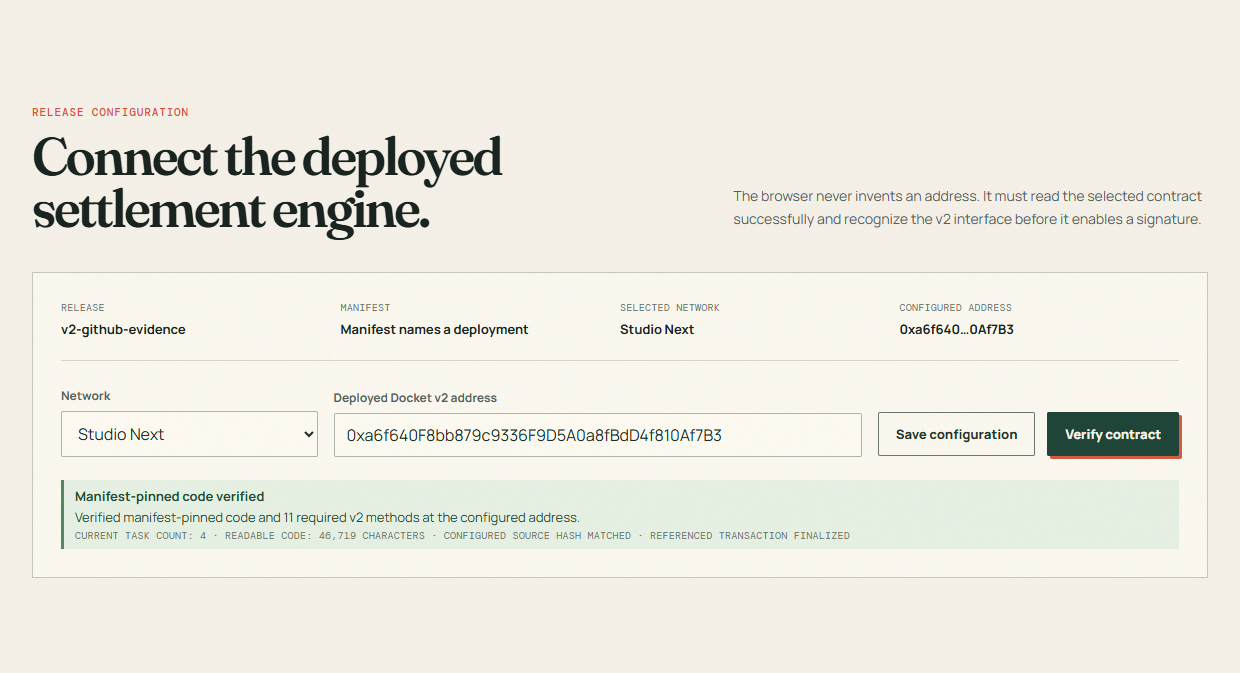
#> input picture demo-production/captures/verified-release.png, 1240 x 673 px; its folder holds 5 pictures in this run
$ python render_frames.py
#> lines starting #> are read from the running program, lines starting #| are printed output that depends on the picture; after the words box and inside, x2 and y2 are one past the last pixel; in counts of white or black regions, pixels touching at a corner belong together
from pathlib import Path
from PIL import Image, ImageDraw, ImageFont, ImageFilter

ROOT = Path(__file__).parent
CAPTURES = ROOT / "captures"
SCENES = ROOT / "scenes"
SCENES.mkdir(exist_ok=True)

W, H = 1920, 1080
CREAM = "#f2eee4"
GREEN = "#0f3d2e"
DEEP = "#08271f"
MINT = "#9ed6a5"
CORAL = "#e45b42"
INK = "#15231d"
MUTED = "#9aac9f"
SERIF = Path(r"C:\Windows\Fonts\georgiab.ttf")
SANS = Path(r"C:\Windows\Fonts\arial.ttf")
MONO = Path(r"C:\Windows\Fonts\consola.ttf")


def font(path, size):
    return ImageFont.truetype(str(path), size)


def wrap(draw, text, fnt, max_width):
    words = text.split()
    lines, line = [], ""
    for word in words:
        candidate = f"{line} {word}".strip()
        if draw.textbbox((0, 0), candidate, font=fnt)[2] <= max_width:
            line = candidate
        else:
            if line:
                lines.append(line)
            line = word
    if line:
        lines.append(line)
    return lines


def base(light=False):
    im = Image.new("RGB", (W, H), CREAM if light else DEEP)
    draw = ImageDraw.Draw(im)
    draw.rectangle((0, 0, W, 12), fill=CORAL)
    draw.text((72, 48), "DOCKET", font=font(MONO, 28), fill=CORAL if light else MINT)
    draw.text((W - 320, 51), "ONCHAIN JUSTICE", font=font(MONO, 19), fill="#687b70" if light else MUTED)
    return im


def label(draw, text, x=72, y=145, light=False):
    draw.text((x, y), text.upper(), font=font(MONO, 22), fill=CORAL if light else MINT)


def title(draw, text, x, y, width, size=64, color=CREAM, spacing=8):
    fnt = font(SERIF, size)
    lines = wrap(draw, text, fnt, width)
    line_h = size + spacing
    for index, line in enumerate(lines):
        draw.text((x, y + index * line_h), line, font=fnt, fill=color)
    return y + len(lines) * line_h


def subtitle(draw, text, x, y, width, color=MUTED, size=28):
    fnt = font(SANS, size)
    for index, line in enumerate(wrap(draw, text, fnt, width)):
        draw.text((x, y + index * (size + 12)), line, font=fnt, fill=color)


def place_capture(im, name, box, shadow=True):
    shot = Image.open(CAPTURES / name).convert("RGB")
    max_w, max_h = box[2] - box[0], box[3] - box[1]
    shot.thumbnail((max_w, max_h), Image.Resampling.LANCZOS)
    x = box[0] + (max_w - shot.width) // 2
    y = box[1] + (max_h - shot.height) // 2
    if shadow:
        mask = Image.new("L", (shot.width + 50, shot.height + 50), 0)
        ImageDraw.Draw(mask).rounded_rectangle((18, 18, shot.width + 32, shot.height + 32), 18, fill=180)
        blur = mask.filter(ImageFilter.GaussianBlur(18))
        shade = Image.new("RGB", mask.size, "#000000")
        im.paste(shade, (x - 25, y - 15), blur)
    im.paste(shot, (x, y))


def save(im, number):
    im.save(SCENES / f"scene-{number:02}.png", quality=95)


im = base()
d = ImageDraw.Draw(im)
label(d, "The settlement problem")
d.text((72, 225), "70%", font=font(SERIF, 220), fill=MINT)
title(d, "of the agreement shipped.", 650, 255, 1100, 74)
subtitle(d, "Should escrow pay 0% or 100%?", 655, 470, 1000, CREAM, 42)
d.rounded_rectangle((650, 610, 1670, 710), 18, outline="#315f50", width=3)
d.rectangle((650, 610, 1364, 710), fill=MINT)
d.rectangle((1364, 610, 1670, 710), fill=CORAL)
d.text((650, 755), "The missing 30% still matters.", font=font(MONO, 24), fill=MUTED)
save(im, 1)

im = base(light=True)
d = ImageDraw.Draw(im)
label(d, "Verified deployment", light=True)
title(d, "A live settlement engine.", 72, 190, 640, 62, INK)
subtitle(d, "Studio Next · source hash matched · 11 required methods · four recorded cases", 76, 360, 650, "#53635a", 27)
place_capture(im, "verified-release.png", (760, 130, 1840, 970))
#> in place_capture, shot is the input picture: PIL image 1240x673 RGB; mean R, G, B 236.8, 235.1, 226
#> in place_capture, `mask = Image.new("L", (shot.width + 50, shot.height + 50), 0)`: mask: PIL image 1130x636 L; every value is 0
#> in place_capture, `ImageDraw.Draw(mask).rounded_rectangle((18, 18, shot.width + 32, shot...`:
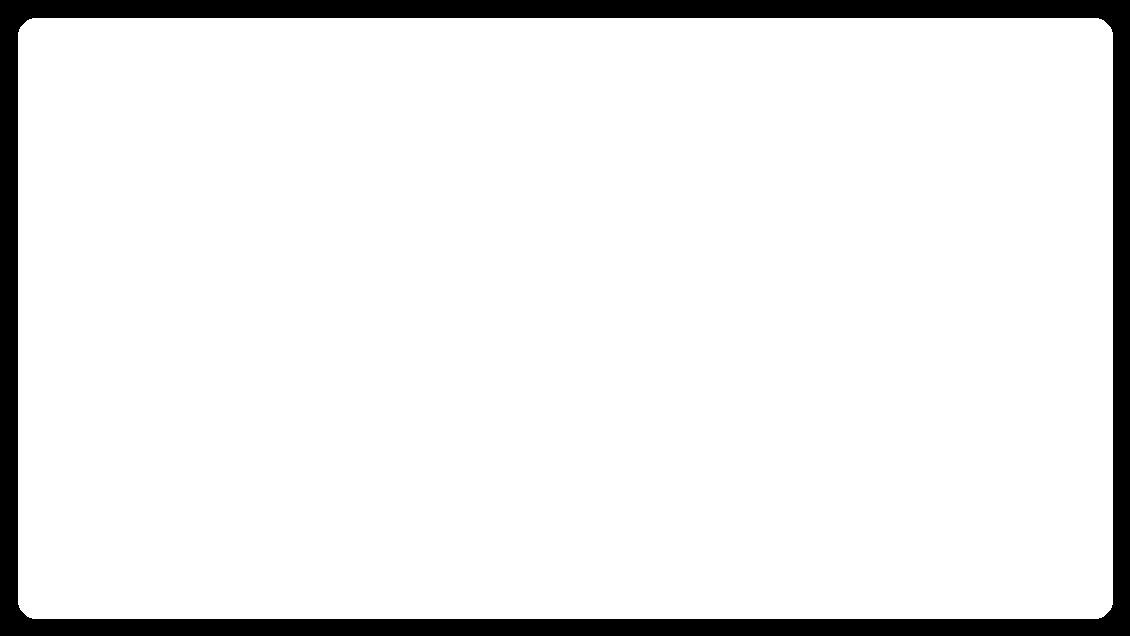
#> mask: PIL image 1130x636 L; values 0 (black) and 180 (white), 91.5% white; 1 black region, box (x1, y1, x2, y2) and area: (0, 0, 1130, 636) 60881
#> in place_capture, `shade = Image.new("RGB", mask.size, "#000000")`: shade: PIL image 1130x636 RGB; every value is 0
save(im, 2)

im = base()
d = ImageDraw.Draw(im)
label(d, "Terms before review")
title(d, "One GEN. Three weighted criteria.", 72, 205, 760, 70)
subtitle(d, "The requester froze the checklist before delivery. The worker submitted a public PR, exact commit, and successful Actions run.", 76, 430, 680, CREAM, 30)
place_capture(im, "dispute-overview.png", (800, 180, 1800, 470))
#> call 2 of place_capture, with name = 'dispute-overview.png', box = (800, 180, 1800, 470), shadow = True
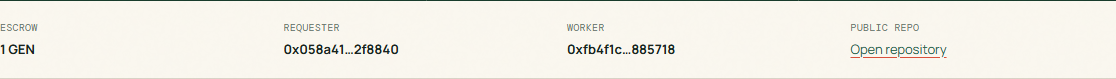
#> input picture demo-production/captures/dispute-overview.png, 1116 x 79 px
#> in place_capture, shot is the input picture: PIL image 1116x79 RGB; mean R, G, B 242.5, 240.2, 232
#> in place_capture (call 2), `mask = Image.new("L", (shot.width + 50, shot.height + 50), 0)`: mask: PIL image 1050x121 L; every value is 0
#> in place_capture (call 2), `ImageDraw.Draw(mask).rounded_rectangle((18, 18, shot.width + 32, shot...`: mask: PIL image 1050x121 L; values 0 (black) and 180 (white), 68.5% white; 1 black region, box (x1, y1, x2, y2) and area: (0, 0, 1050, 121) 40056
#> in place_capture (call 2), `shade = Image.new("RGB", mask.size, "#000000")`: shade: PIL image 1050x121 RGB; every value is 0
d.rounded_rectangle((820, 570, 1780, 825), 20, fill=GREEN, outline="#2e6a55", width=2)
d.text((875, 620), "docket.yml", font=font(MONO, 34), fill=MINT)
d.text((1210, 620), "PR + commit", font=font(MONO, 34), fill=CREAM)
d.text((1510, 620), "CI run", font=font(MONO, 34), fill=CREAM)
d.line((1040, 700, 1170, 700), fill=CORAL, width=5)
d.line((1420, 700, 1480, 700), fill=CORAL, width=5)
d.text((875, 750), "Bound into one public evidence record", font=font(SANS, 28), fill=MUTED)
save(im, 3)

im = base()
d = ImageDraw.Draw(im)
label(d, "Validator result")
title(d, "Two passed. One failed.", 72, 185, 760, 76)
subtitle(d, "GenLayer validators independently fetched the public evidence and evaluated each frozen criterion.", 76, 390, 690, CREAM, 30)
place_capture(im, "dispute-review.png", (790, 120, 1860, 1010))
#> call 3 of place_capture, with name = 'dispute-review.png', box = (790, 120, 1860, 1010), shadow = True
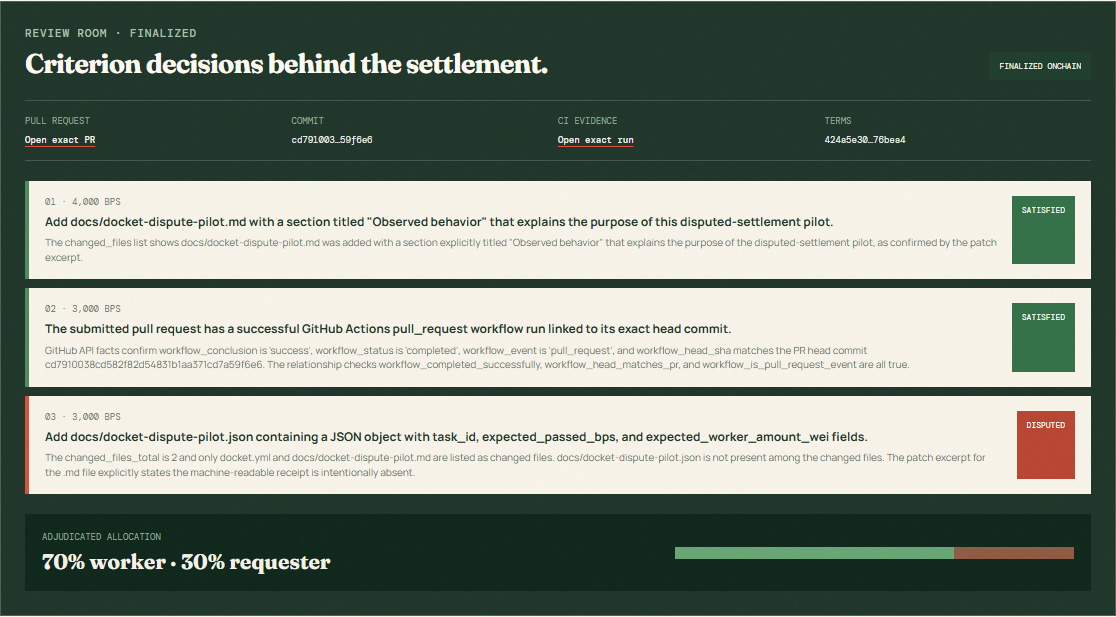
#> input picture demo-production/captures/dispute-review.png, 1116 x 617 px
#> in place_capture, shot is the input picture: PIL image 1116x617 RGB; mean R, G, B 126.5, 137, 125.3
#> in place_capture (call 3), `mask = Image.new("L", (shot.width + 50, shot.height + 50), 0)`: mask: PIL image 1120x642 L; every value is 0
#> in place_capture (call 3), `ImageDraw.Draw(mask).rounded_rectangle((18, 18, shot.width + 32, shot...`: mask: PIL image 1120x642 L; values 0 (black) and 180 (white), 91.6% white; 1 black region, box (x1, y1, x2, y2) and area: (0, 0, 1120, 642) 60741
#> in place_capture (call 3), `shade = Image.new("RGB", mask.size, "#000000")`: shade: PIL image 1120x642 RGB; every value is 0
d.text((75, 700), "PASS", font=font(MONO, 40), fill=MINT)
d.text((260, 700), "PASS", font=font(MONO, 40), fill=MINT)
d.text((445, 700), "FAIL", font=font(MONO, 40), fill=CORAL)
save(im, 4)

im = base()
d = ImageDraw.Draw(im)
label(d, "Onchain settlement")
title(d, "The verdict became the payout.", 72, 190, 780, 74)
subtitle(d, "0.7 GEN to the worker. 0.3 GEN returned to the requester. Finalized transaction. Zero contract balance.", 76, 410, 690, CREAM, 30)
place_capture(im, "dispute-resolution.png", (810, 180, 1840, 820))
#> call 4 of place_capture, with name = 'dispute-resolution.png', box = (810, 180, 1840, 820), shadow = True
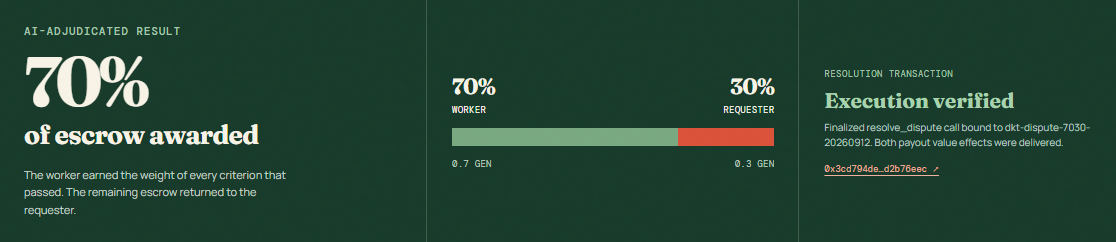
#> input picture demo-production/captures/dispute-resolution.png, 1116 x 242 px
#> in place_capture, shot is the input picture: PIL image 1116x242 RGB; mean R, G, B 35, 68, 51.5
#> in place_capture (call 4), `mask = Image.new("L", (shot.width + 50, shot.height + 50), 0)`: mask: PIL image 1080x273 L; every value is 0
#> in place_capture (call 4), `ImageDraw.Draw(mask).rounded_rectangle((18, 18, shot.width + 32, shot...`: mask: PIL image 1080x273 L; values 0 (black) and 180 (white), 84.3% white; 1 black region, box (x1, y1, x2, y2) and area: (0, 0, 1080, 273) 46426
#> in place_capture (call 4), `blur = mask.filter(ImageFilter.GaussianBlur(18))`:
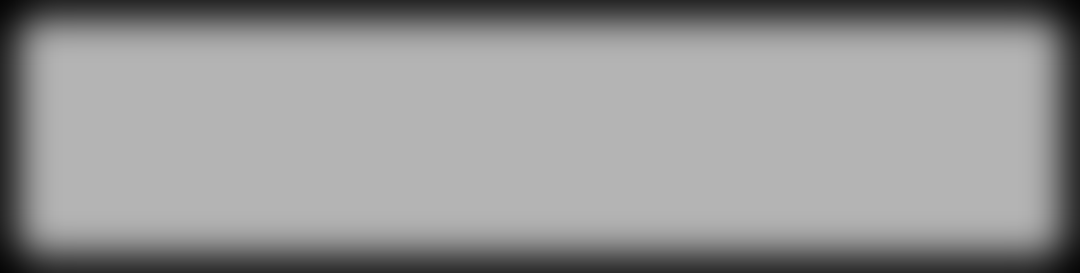
#> blur: PIL image 1080x273 L; min 6, max 180, mean 149.9
#> in place_capture (call 4), `shade = Image.new("RGB", mask.size, "#000000")`: shade: PIL image 1080x273 RGB; every value is 0
d.text((840, 850), "FINALIZED · FINISHED_WITH_RETURN", font=font(MONO, 23), fill=MINT)
save(im, 5)
#> in save (call 5), `im.save(SCENES / f"scene-{number:02}.png", quality=95)`:
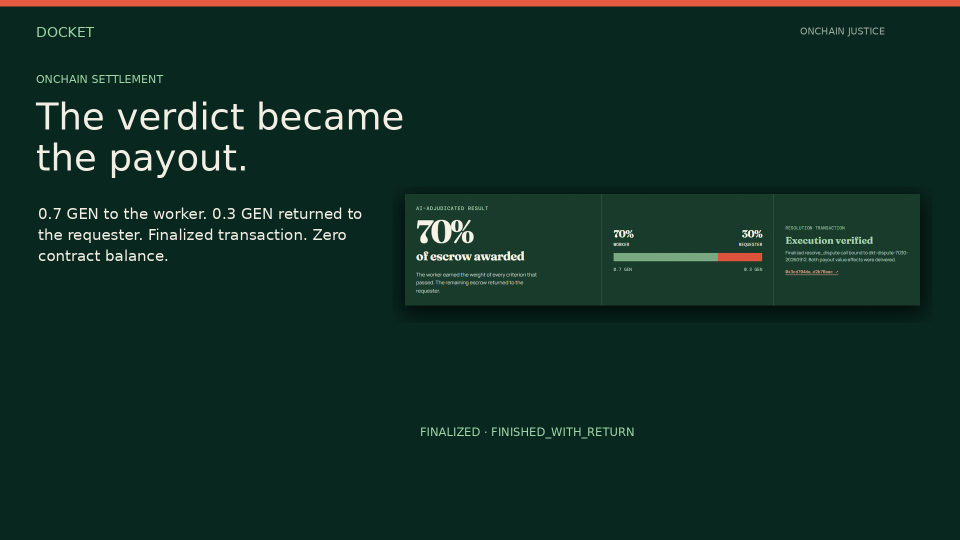
#> saved as scene-05.png: PIL image 1920x1080 RGB (shown at 1/2 size); mean R, G, B 16.9, 45.4, 36.2

im = base(light=True)
d = ImageDraw.Draw(im)
label(d, "Why GenLayer", light=True)
title(d, "Evidence in. Weighted payment out.", 72, 180, 1100, 68, INK)
nodes = [(100, 520, 500, 700, "PUBLIC GITHUB", "PR · COMMIT · CI"), (760, 520, 1160, 700, "GENLAYER", "CRITERION VERDICTS"), (1420, 520, 1820, 700, "CONTRACT", "DETERMINISTIC SPLIT")]
for x1, y1, x2, y2, top, bottom in nodes:
    d.rounded_rectangle((x1, y1, x2, y2), 18, fill="#fffaf0", outline="#b8c1b9", width=3)
    d.text((x1 + 35, y1 + 35), top, font=font(MONO, 25), fill=CORAL)
    d.text((x1 + 35, y1 + 100), bottom, font=font(SANS, 25), fill=INK)
for start, end in [((525, 610), (730, 610)), ((1185, 610), (1390, 610))]:
    d.line((*start, *end), fill=GREEN, width=8)
    d.polygon([(end[0], end[1]), (end[0] - 24, end[1] - 14), (end[0] - 24, end[1] + 14)], fill=GREEN)
subtitle(d, "Validators judge the evidence. The contract owns state and arithmetic.", 420, 810, 1100, "#53635a", 32)
save(im, 6)
#> in save (call 6), `im.save(SCENES / f"scene-{number:02}.png", quality=95)`:
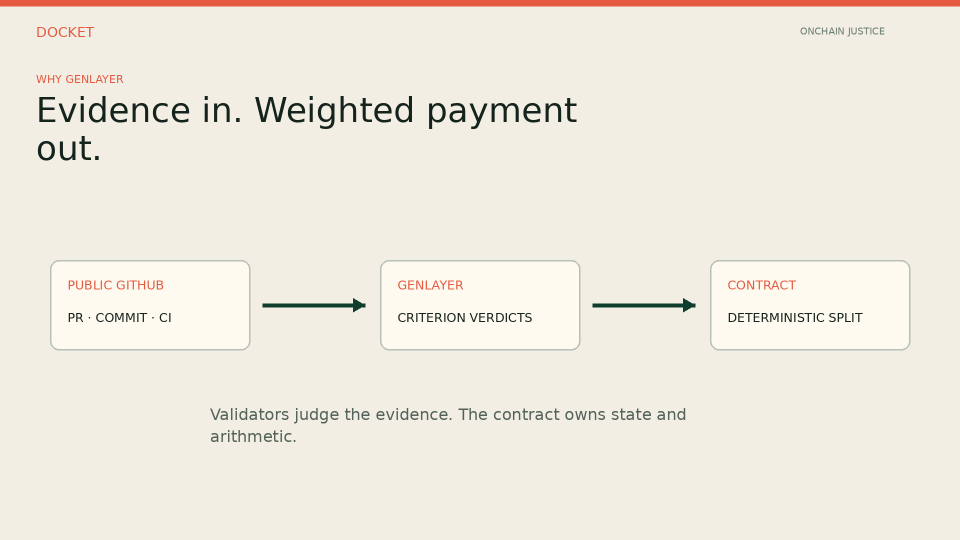
#> saved as scene-06.png: PIL image 1920x1080 RGB (shown at 1/2 size); mean R, G, B 239.6, 234, 223.8

im = base()
d = ImageDraw.Draw(im)
label(d, "Ordinary path")
title(d, "Requester accepts. Full escrow releases.", 72, 195, 770, 66)
subtitle(d, "The same deployed contract also finalized the 100/0 path.", 76, 430, 650, CREAM, 30)
#> (the run stopped early here; a loop or call above may not have finished)
